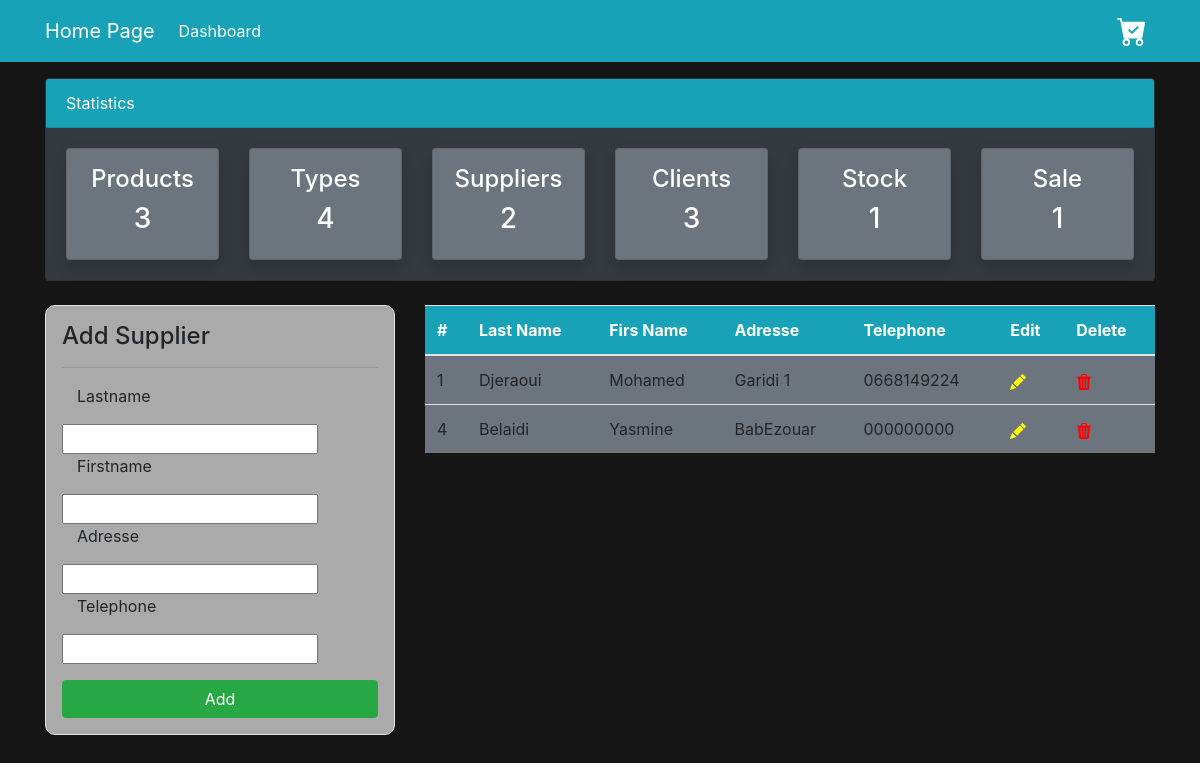
Before: /list_Fournisseur/ with the older database file.
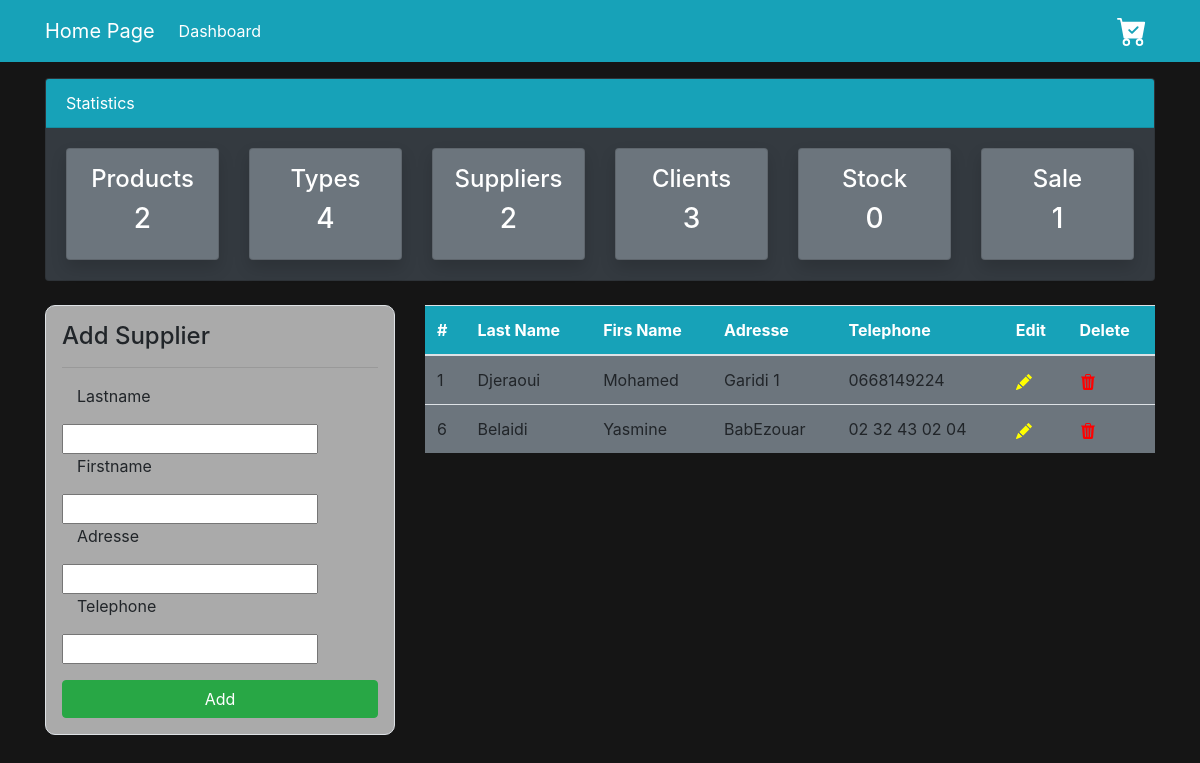
After: the same page with the newer database file.
### GestStockMagasin/models.py (models this page shows, shortened)
class Fournisseur(models.Model):
    CodeF = models.AutoField(primary_key=True)
    NomF = models.CharField(max_length=100,default="")
    PrenomF = models.CharField(max_length=100,default="")
    AdresseF = models.CharField(max_length=100,default="")
    TelephoneF = models.CharField(max_length=100,default="")

### GestStockMagasin/views.py (the view)
# urls.py: path('list_Fournisseur/', views.afficher_Fournisseur,name="dashboard-Fournisseur"),
def afficher_Fournisseur(request):
    prods = Produit.objects.all()
    prod_count = prods.count()
    item = VenteComptoir.objects.all()
    vente_count = item.count()
    fours = Fournisseur.objects.all()
    fours_count = fours.count()
    types = TypeProduit.objects.all()
    type_count = types.count()
    users = User.objects.all()
    user_count = users.count()
    stock = Stock.objects.all()
    stock_count = stock.count()
    Clients = Client.objects.all()
    client_count = Clients.count()
    if request.method == 'POST':
        form = FournisseurForm(request.POST)
        if form.is_valid():
            form.save()
            F_name = form.cleaned_data.get('NomF')
            messages.success(request,f'{F_name} has been added')
            return redirect("dashboard-Fournisseur")
    else:
        form = FournisseurForm()
    contexte = {
        'form' : form,
        'fournisseur' : fours,
        'P_count':prod_count,
        'F_count':fours_count,
        'C_count':client_count,
        'U_count': user_count,
        'V_count':vente_count,
        'T_count':type_count,
        'S_count':stock_count,
    }
    return render(request, "dashboard/Fournisseurs.html", contexte)

### GestStockMagasin/forms.py
class FournisseurForm(forms.ModelForm):
    class Meta:
        model = Fournisseur
        fields = "__all__"

### GestStockMagasin/templates/dashboard/Fournisseurs.html (shortened to what the changed rows need)
<!DOCTYPE html>
<html lang="en">
  <head>
    <link
      rel="stylesheet"
      href="https://cdn.jsdelivr.net/npm/bootstrap@4.6.2/dist/css/bootstrap.min.css"
    />
  </head>
  <body style="background-color: #151515">
    <div class="container">
      <div class="row mt-3">
        <div class="col-md-12">
          <div class="card bg-dark">
            <div class="card-body">
              <div class="row">
                <div class="col-md-2">
                  <a
                    class="text-decoration-none text-white"
                    href="{% url 'dashboard-produits' %}"
                  >
                    <div
                      class="card my-card shadow text-center p-3 bg-secondary"
                    >
                      <h4>Products </h4>
                      <h3>{{ P_count }}</h3>
                    </div>
                  </a>
                </div>
                <div class="col-md-2">
                  <a
                    class="text-decoration-none text-white"
                    href="{% url 'dashboard-stock' %}"
                  >
                    <div
                      class="card my-card shadow text-center p-3 bg-secondary"
                    >
                      <h4>Stock </h4>
                      <h3>{{ S_count }}</h3>
                    </div>
                  </a>
                </div>
              </div>
            </div>
          </div>
        </div>
      </div>
    </div>
    <div class="container">
      <div class="row my-4">
        <div class="col-md-8">
          <table class="table bg-secondary">
            <thead class="bg-info">
              <tr class="text-white">
                <th scope="col">#</th>
                <th scope="col">Last Name</th>
                <th scope="col">Firs Name</th>
                <th scope="col">Adresse</th>
                <th scope="col">Telephone</th>
                <th scope="col">Edit</th>
                <th scope="col">Delete</th>
              </tr>
            </thead>
            <tbody>
              {% for F in fournisseur %}
              <tr>
                <td class="text-black">{{ F.CodeF }}</td>
                <td class="text-black">{{ F.NomF }}</td>
                <td class="text-black">{{ F.PrenomF }}</td>
                <td class="text-black">{{ F.AdresseF }}</td>
                <td class="text-black">{{ F.TelephoneF }}</td>
                <td class="text-black">
                  <a href="{% url 'edit-fournisseur' F.CodeF %}">
                  </a>
                </td>
                <td class="text-black">
                  <a href="{% url 'delete-fournisseur' F.CodeF %}">
                  </a>
                </td>
              </tr>
              {% endfor %}
            </tbody>
          </table>
        </div>
      </div>
    </div>
  </body>
</html>

Changed rows visible on the page:
removed Fournisseur: CodeF "4", NomF "Belaidi", PrenomF "Yasmine", AdresseF "BabEzouar", TelephoneF "000000000"
added Fournisseur: CodeF "6", NomF "Belaidi", PrenomF "Yasmine", AdresseF "BabEzouar", TelephoneF "02 32 43 02 04"
Other visible differences:
{{ P_count }}: "3" → "2"
{{ S_count }}: "1" → "0"
